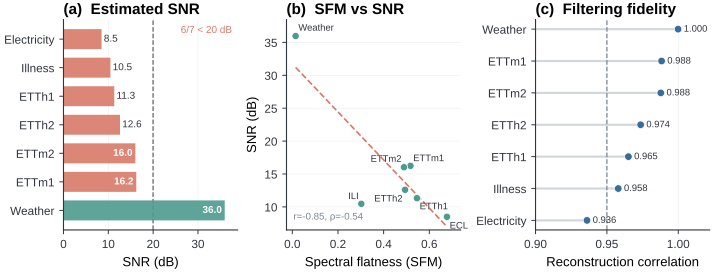

Python code for this plot:
"""
Visualize that low signal-to-noise ratios are ubiquitous in real-world time series datasets.
This supports the motivation for adaptive regularization in DropoutTS.
Also shows SFM-SNR correlation analysis.
"""
import pandas as pd
import matplotlib
matplotlib.use("Agg")
import matplotlib.pyplot as plt
import numpy as np
from scipy import stats
import os
from pathlib import Path

from tkde_style import PALETTE, apply_tkde_style, panel_title, save_figure, style_axis

apply_tkde_style()
plt.rcParams.update({
    "font.family": "sans-serif",
    "font.size": 10.5,
    "axes.labelsize": 11.0,
    "axes.titlesize": 11.0,
    "xtick.labelsize": 10.0,
    "ytick.labelsize": 10.0,
    "legend.fontsize": 9.5,
    "lines.linewidth": 2.0,
    "svg.fonttype": "none",
    "pdf.fonttype": 42,
})
EXPORT_FORMATS = (".pdf",)
SCRIPT_DIR = Path(__file__).resolve().parent

def compute_sfm_log_scale(signal_data):
    """
    Compute Spectral Flatness Measure (SFM) in log scale, also known as Wiener Entropy.
    
    SFM = exp(Geometric Mean(log A) - log(Arithmetic Mean(A)))
    where A_k = |X_k| is the amplitude at frequency k.
    
    Computing in log scale reduces the impact of extreme values and is more
    perceptually meaningful.
    
    Args:
        signal_data: 1D array of signal values
        
    Returns:
        SFM value (float) in range [0, 1]
    """
    # Compute FFT
    fft_vals = np.fft.rfft(signal_data)
    # Compute amplitude (magnitude)
    amplitudes = np.abs(fft_vals)
    
    # Avoid zeros for log calculation
    epsilon = 1e-10
    amplitudes = amplitudes + epsilon
    
    # Compute in log scale
    log_amplitudes = np.log(amplitudes)
    
    # Geometric mean in log domain = arithmetic mean of logs
    geometric_mean_log = np.mean(log_amplitudes)
    
    # Arithmetic mean: compute in linear domain then take log
    arithmetic_mean_linear = np.mean(amplitudes)
    arithmetic_mean_log = np.log(arithmetic_mean_linear)
    
    # SFM = exp(GM_log - AM_log) = GM / AM
    sfm = np.exp(geometric_mean_log - arithmetic_mean_log)
    
    return np.clip(sfm, 0.0, 1.0)

# Load data
df = pd.read_csv(SCRIPT_DIR / 'low_snr_ubiquitous_analysis.csv')

# Filter datasets: only include specified ones, exclude Traffic
target_datasets = ['ETTh1', 'ETTh2', 'ETTm1', 'ETTm2', 'Weather', 'Electricity', 'Illness']
# Note: 'Illness' in CSV corresponds to 'ILI' dataset
df_filtered = df[df['Dataset'].isin(target_datasets)].copy()
df_filtered = df_filtered.reset_index(drop=True)

# Extract relevant metrics
datasets = df_filtered['Dataset'].values
snr = df_filtered['SNR (dB, top10% freqs)'].values
noise_power_ratio = df_filtered['Noise Power Ratio'].values * 100  # Convert to percentage
recon_rmse_pct = df_filtered['Recon RMSE (% of std)'].values
recon_corr = df_filtered['Recon Correlation'].values
sfm_original = df_filtered['SFM'].values
cv = df_filtered['CV'].values

print(f"Filtered datasets: {list(datasets)}")
print(f"Excluded: Traffic")

# Recompute SFM in log scale from original data
print("Recomputing SFM in log scale from original datasets...")
sfm_log = np.zeros_like(sfm_original)
current_dir = os.path.dirname(os.path.abspath(__file__))
base_dir = os.path.abspath(os.path.join(current_dir, '../'))
raw_data_dir = os.path.join(base_dir, 'datasets', 'raw_data')

for i, dataset_name in enumerate(datasets):
    dataset_dir = os.path.join(raw_data_dir, dataset_name)
    data_path = os.path.join(dataset_dir, f"{dataset_name}.csv")
    
    if os.path.exists(data_path):
        try:
            df_data = pd.read_csv(data_path)
            # Use first numeric column as signal
            numeric_cols = df_data.select_dtypes(include=[np.number]).columns
            if len(numeric_cols) > 0:
                signal = df_data[numeric_cols[0]].values
                # Remove NaN values
                signal = signal[~np.isnan(signal)]
                if len(signal) > 0:
                    sfm_log[i] = compute_sfm_log_scale(signal)
                    print(f"  {dataset_name}: SFM (original) = {sfm_original[i]:.6f}, SFM (log) = {sfm_log[i]:.6f}")
                else:
                    sfm_log[i] = sfm_original[i]
                    print(f"  {dataset_name}: No valid data, using original SFM")
            else:
                sfm_log[i] = sfm_original[i]
                print(f"  {dataset_name}: No numeric columns, using original SFM")
        except Exception as e:
            sfm_log[i] = sfm_original[i]
            print(f"  {dataset_name}: Error computing log-scale SFM ({e}), using original SFM")
    else:
        sfm_log[i] = sfm_original[i]
        print(f"  {dataset_name}: Data file not found, using original SFM")

# Use log-scale SFM
sfm = sfm_log
print(f"\nUsing log-scale SFM values.")
print(f"SFM range: [{np.min(sfm):.6f}, {np.max(sfm):.6f}]")

print("=" * 80)
print("Real-World Datasets: Low SNR is Ubiquitous")
print("=" * 80)
print(f"\nSNR Statistics:")
print(f"  Mean SNR: {np.mean(snr):.2f} dB")
print(f"  Median SNR: {np.median(snr):.2f} dB")
print(f"  Min SNR: {np.min(snr):.2f} dB ({datasets[np.argmin(snr)]})")
print(f"  Max SNR: {np.max(snr):.2f} dB ({datasets[np.argmax(snr)]})")
print(f"  Std SNR: {np.std(snr):.2f} dB")
print(f"\nDatasets with SNR < 15 dB: {np.sum(snr < 15)} / {len(snr)} ({np.sum(snr < 15)/len(snr)*100:.1f}%)")
print(f"Datasets with SNR < 20 dB: {np.sum(snr < 20)} / {len(snr)} ({np.sum(snr < 20)/len(snr)*100:.1f}%)")
print(f"Datasets with SNR < 30 dB: {np.sum(snr < 30)} / {len(snr)} ({np.sum(snr < 30)/len(snr)*100:.1f}%)")
print("=" * 80)

# Calculate SFM-SNR correlations
pearson_r, pearson_p = stats.pearsonr(sfm, snr)
spearman_r, spearman_p = stats.spearmanr(sfm, snr)

# Fit regression line for SFM vs SNR
z = np.polyfit(sfm, snr, 1)
p = np.poly1d(z)
x_line = np.linspace(sfm.min(), sfm.max(), 100)
y_line = p(x_line)

# ============ Create IEEE single-column version (1 row, 3 columns) ============
fig, (ax1, ax2, ax3) = plt.subplots(1, 3, figsize=(7.16, 2.75), constrained_layout=True)

# ============ Left: SNR Distribution by Dataset ============
sorted_idx = np.argsort(snr)[::-1]  # Descending
colors = [PALETTE['baseline'] if s < 20 else PALETTE['signal'] for s in snr[sorted_idx]]
snr_sorted = snr[sorted_idx]

bars = ax1.barh(
    np.arange(len(datasets)), snr_sorted,
    color=colors, edgecolor='none', alpha=0.9, height=0.70,
)
# Put values inside long bars; short bars get external labels
for rect, value in zip(bars, snr_sorted):
    y = rect.get_y() + rect.get_height() / 2
    if value >= 14:
        ax1.text(value - 0.6, y, f'{value:.1f}', ha='right', va='center',
                 fontsize=7.2, color='white', fontweight='semibold')
    else:
        ax1.text(value + 0.5, y, f'{value:.1f}', ha='left', va='center',
                 fontsize=7.2, color=PALETTE['dark'])

ax1.axvline(x=20, color=PALETTE['dark'], linestyle='--', linewidth=0.9, zorder=0)
ax1.set_yticks(np.arange(len(datasets)))
ax1.set_yticklabels(datasets[sorted_idx], fontsize=8.5)
ax1.tick_params(axis='x', labelsize=8.5)
ax1.set_xlabel('SNR (dB)', fontsize=9.5)
panel_title(ax1, '(a)', 'Estimated SNR')
style_axis(ax1, 'x')
ax1.set_xlim(0, max(snr) * 1.08)
ax1.text(0.97, 0.97, f'{np.sum(snr < 20)}/{len(snr)} < 20 dB',
         transform=ax1.transAxes, fontsize=7.2, color=PALETTE['baseline'],
         ha='right', va='top')

# ============ Middle: SFM vs SNR Scatter Plot ============
# Short dataset aliases + fixed label positions (no arrows)
aliases = {
    'Weather': 'Weather',
    'Electricity': 'ECL',
    'ETTh1': 'ETTh1',
    'ETTh2': 'ETTh2',
    'ETTm1': 'ETTm1',
    'ETTm2': 'ETTm2',
    'Illness': 'ILI',
}
# (dx, dy) in data units; ha
label_place = {
    'Weather': (0.012, 1.2, 'left'),
    'Electricity': (0.012, -1.4, 'left'),
    'ETTh1': (0.012, -1.3, 'left'),
    'ETTh2': (-0.012, -1.4, 'right'),
    'ETTm1': (0.012, 1.1, 'left'),
    'ETTm2': (-0.012, 1.2, 'right'),
    'Illness': (-0.012, 1.1, 'right'),
}
for ds, s, n in zip(datasets, sfm, snr):
    ax2.scatter(s, n, s=28, color=PALETTE['signal'],
                edgecolors='white', linewidth=0.5, zorder=3)
    dx, dy, ha = label_place[ds]
    ax2.text(s + dx, n + dy, aliases[ds], fontsize=6.8, ha=ha, va='center',
             color=PALETTE['dark'], zorder=4)

ax2.plot(x_line, y_line, '--', color=PALETTE['baseline'], linewidth=1.2, zorder=2)
ax2.set_xlabel('Spectral flatness (SFM)', fontsize=9.5)
ax2.set_ylabel('SNR (dB)', fontsize=9.5)
ax2.tick_params(axis='both', labelsize=8.5)
panel_title(ax2, '(b)', 'SFM vs SNR')
style_axis(ax2)
ax2.set_xlim(sfm.min() - 0.04, sfm.max() + 0.06)
ax2.set_ylim(min(snr) - 2.0, max(snr) + 2.5)
ax2.text(0.04, 0.04, f'r={pearson_r:.2f}, ρ={spearman_r:.2f}',
         transform=ax2.transAxes, fontsize=7.0,
         ha='left', va='bottom', color=PALETTE['neutral'])

# ============ Right: Reconstruction fidelity after frequency filtering ============
sorted_idx_corr = np.argsort(recon_corr)
y_pos = np.arange(len(datasets))
vals = recon_corr[sorted_idx_corr]
ax3.hlines(y_pos, 0.90, vals, color=PALETTE['light'], linewidth=1.6)
ax3.scatter(vals, y_pos, s=30, color=PALETTE['ours'],
            edgecolors='white', linewidth=0.5, zorder=3)
ax3.axvline(0.95, color=PALETTE['neutral'], linestyle='--', linewidth=0.9)
ax3.set_yticks(y_pos)
ax3.set_yticklabels(datasets[sorted_idx_corr], fontsize=8.5)
ax3.tick_params(axis='x', labelsize=8.5)
for y, value in zip(y_pos, vals):
    ax3.text(min(value + 0.004, 1.012), y, f'{value:.3f}',
             ha='left', va='center', fontsize=6.8, color=PALETTE['dark'])
ax3.set_xlim(0.90, 1.022)
ax3.set_xlabel('Reconstruction correlation', fontsize=9.5)
panel_title(ax3, '(c)', 'Filtering fidelity')
style_axis(ax3, 'x')

save_figure(fig, 'low_snr_ubiquitous_analysis.pdf', formats=EXPORT_FORMATS, dpi=600)

print("\n" + "=" * 80)
print("SFM vs SNR Correlation Analysis")
print("=" * 80)
print(f"Pearson Correlation:  r = {pearson_r:.4f}, p-value = {pearson_p:.4e}")
print(f"Spearman Correlation: ρ = {spearman_r:.4f}, p-value = {spearman_p:.4e}")
print("=" * 80)

print("\n" + "=" * 80)
print("Summary: Low SNR is Ubiquitous in Real-World Time Series")
print("=" * 80)
print(f"✅ {np.sum(snr < 20)}/{len(snr)} datasets ({np.sum(snr < 20)/len(snr)*100:.0f}%) have SNR < 20 dB")
print(f"✅ Average noise power: {np.mean(noise_power_ratio):.2f}% of total")
print(f"✅ SFM-SNR correlation: r = {pearson_r:.3f} (p < {pearson_p:.1e})")
print(f"✅ This motivates frequency-domain adaptive dropout in DropoutTS!")
print("=" * 80)
print(f"✅ Saved: low_snr_ubiquitous_analysis.pdf")
